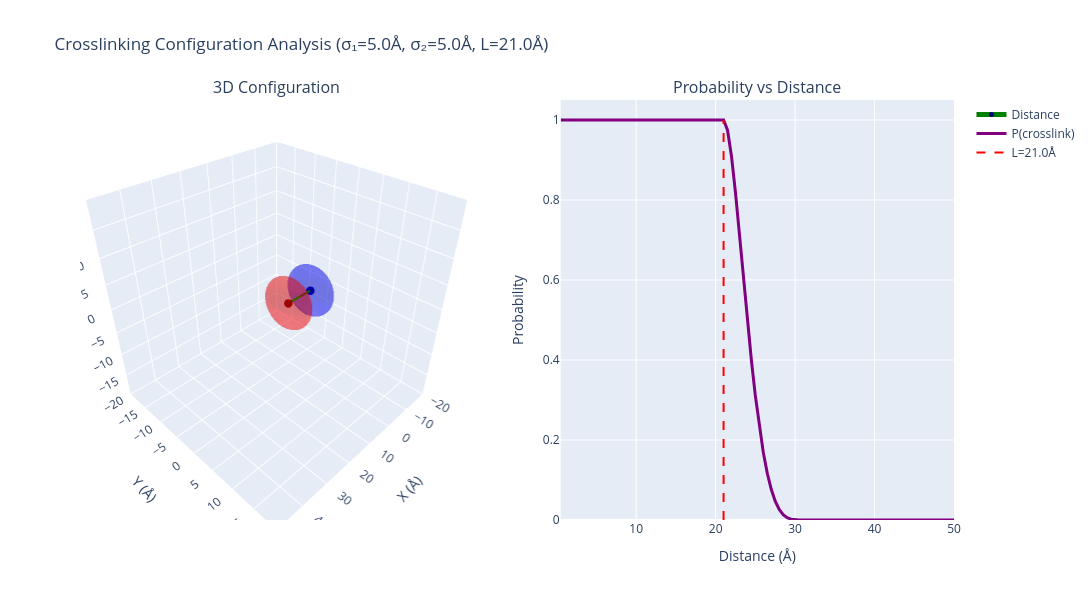

The cell this chart's notebook holds for it:
### Code cell
import IMP
import IMP.core
import IMP.isd
import IMP.test
import pickle
from random import sample
from math import pi, log, exp
import math
import numpy as np


def setupnuisance(m, initialvalue, minvalue, maxvalue, isoptimized=True):

    nuisance = IMP.isd.Scale.setup_particle(IMP.Particle(m), initialvalue)
    if minvalue:
        nuisance.set_lower(minvalue)
    if maxvalue:
        nuisance.set_upper(maxvalue)

    nuisance.set_is_optimized(nuisance.get_nuisance_key(), isoptimized)

    return nuisance


def make_test_restraint():
    m = IMP.Model()
    p1 = IMP.Particle(m)
    p2 = IMP.Particle(m)

    slope = 1.0
    length = 21.0

    xyz1 = IMP.core.XYZ.setup_particle(p1)
    xyz2 = IMP.core.XYZ.setup_particle(p2)

    xyz1.set_coordinates((0, 0, 0))
    xyz2.set_coordinates((10.0, 0, 0))

    sigma1 = setupnuisance(m, 5, 4.99, 5.01, False)
    sigma2 = setupnuisance(m, 5, 4.99, 5.01, False)
    psi = setupnuisance(m, 1.0, 1.0, 1.0, False)

    dr = IMP.isd.CrossLinkMSRestraint(m, length, slope)
    dr.set_weight(0.10)
    dr.set_name("test restraint")
    dr.add_contribution((p1, p2), (sigma1, sigma2), psi)
    return m, p1, p2, sigma1, sigma2, psi, dr

class CrossLinkMS:
    def __init__(self, length, slope):
        self.length = length
        self.slope = slope
        self.pairs = []

    def add_contribution(self, p1, p2, sigma1, sigma2, psi):
        self.pairs.append((p1, p2, sigma1, sigma2, psi))

    def sphere_cap(self, r1, r2, d):
        if d <= abs(r1 - r2):
            return min(4.0 / 3.0 * pi * r1**3,
                       4.0 / 3.0 * pi * r2**3)
        if d >= r1 + r2:
            return 0.0
        return (pi / (12.0 * d) * (r1 + r2 - d)**2 *
                (d*d + 2*d*r1 - 3*r1*r1 + 2*d*r2 + 6*r1*r2 - 3*r2*r2))

    def contributions(self):
        for p1, p2, s1, s2, psi in self.pairs:
            if p1 is not p2:
                dist = IMP.core.get_distance(IMP.core.XYZ(p1), IMP.core.XYZ(p2))
            else:
                dist = 36.0 / 35.0 * IMP.core.XYZR(p1).get_radius()
            dist = max(dist, 1e-4)
            sigmai, sigmaj = s1.get_scale(), s2.get_scale()
            voli = 4.0 / 3.0 * pi * sigmai**3
            volj = 4.0 / 3.0 * pi * sigmaj**3
            if dist < sigmai + sigmaj:
                xlvol = 4.0 / 3.0 * pi * (self.length / 2)**3
                fi = min(voli, xlvol)
                fj = min(volj, xlvol)
            else:
                di = dist - sigmaj - self.length / 2
                dj = dist - sigmai - self.length / 2
                fi = self.sphere_cap(sigmai, self.length / 2, abs(di))
                fj = self.sphere_cap(sigmaj, self.length / 2, abs(dj))
            pofr = fi * fj / (voli * volj)
            yield dist, pofr, psi.get_scale()

    def get_probability(self):
        onemprob = 1.0
        for dist, pofr, psi in self.contributions():
            onemprob *= (1.0 - (psi * (1.0 - pofr) + pofr * (1 - psi))
                         * math.exp(-self.slope * dist))
        return 1.0 - onemprob

m, p1, p2, sigma1, sigma2, psi, dr = make_test_restraint()

py_xl = CrossLinkMS(length=21.0, slope=1.0)
py_xl.add_contribution(p1, p2, sigma1, sigma2, psi)

# Just print pofr for different distances
xyz2 = IMP.core.XYZ(p2)
for sep in [5.0, 10.0, 15.0, 21.0, 22.0, 23.0, 24.0, 25.0, 26.0, 27.0, 28.0, 29.0, 30.0, 31.0, 40.0]:
    xyz2.set_coordinates((sep, 0, 0))
    for dist, pofr, psi_val in py_xl.contributions():
        print(f"separation={sep:.1f} Å  →  pofr={pofr:.6f}")
        
# plot the probability vs distance between the spheres
import matplotlib.pyplot as plt
distances = []
probabilities_cpp = []
probabilities_py = []
for sep in range(1, 51):
    xyz2.set_coordinates((sep, 0, 0))
    distances.append(sep)
    for dist, pofr, psi_val in py_xl.contributions():
        probabilities_py.append(pofr)
plt.plot(distances, probabilities_py, label='Python Implementation', linestyle='-')
plt.xlabel('Distance between spheres (Å)')
plt.ylabel('Cross-linking Probability')
plt.title('Cross-linking Probability vs Distance')
plt.legend()
plt.grid()
plt.show()

# Interactive version: visualize different separations
import plotly.graph_objects as go
from plotly.subplots import make_subplots

def create_interactive_visualization(sigma1=5.0, sigma2=5.0, length=21.0):
    """
    Create interactive plot showing how probability changes with distance.
    """
    # Setup model
    m = IMP.Model()
    p1 = IMP.Particle(m)
    p2 = IMP.Particle(m)
    
    xyz1 = IMP.core.XYZ.setup_particle(p1)
    xyz2 = IMP.core.XYZ.setup_particle(p2)
    xyz1.set_coordinates((0, 0, 0))
    
    s1 = setupnuisance(m, sigma1, sigma1-0.01, sigma1+0.01, False)
    s2 = setupnuisance(m, sigma2, sigma2-0.01, sigma2+0.01, False)
    psi_particle = setupnuisance(m, 1.0, 1.0, 1.0, False)
    
    py_xl = CrossLinkMS(length=length, slope=1.0)
    py_xl.add_contribution(p1, p2, s1, s2, psi_particle)
    
    # Calculate probabilities for different distances
    distances = []
    probabilities = []
    
    for sep in np.linspace(0.5, 50, 100):
        xyz2.set_coordinates((sep, 0, 0))
        for dist, pofr, psi_val in py_xl.contributions():
            distances.append(sep)
            probabilities.append(pofr)
    
    # Create subplots: 3D view + probability curve
    fig = make_subplots(
        rows=1, cols=2,
        specs=[[{'type': 'scatter3d'}, {'type': 'scatter'}]],
        subplot_titles=('3D Configuration', 'Probability vs Distance'),
        column_widths=[0.5, 0.5]
    )
    
    # Select a few representative distances to visualize
    representative_distances = [5.0, 10.0, 15.0, 21.0, 30.0, 40.0, 50.0]
    
    # Create frames for animation
    frames = []
    for sep in representative_distances:
        frame_data = []
        
        # Create spheres for this distance
        r1 = np.array([0, 0, 0])
        r2 = np.array([sep, 0, 0])
        
        # Sphere 1
        u = np.linspace(0, 2 * np.pi, 30)
        v = np.linspace(0, np.pi, 30)
        x1 = sigma1 * np.outer(np.cos(u), np.sin(v)) + r1[0]
        y1 = sigma1 * np.outer(np.sin(u), np.sin(v)) + r1[1]
        z1 = sigma1 * np.outer(np.ones(np.size(u)), np.cos(v)) + r1[2]
        
        frame_data.append(go.Surface(x=x1, y=y1, z=z1, 
                                    colorscale=[[0, 'blue'], [1, 'blue']],
                                    showscale=False, opacity=0.3))
        
        # Sphere 2
        x2 = sigma2 * np.outer(np.cos(u), np.sin(v)) + r2[0]
        y2 = sigma2 * np.outer(np.sin(u), np.sin(v)) + r2[1]
        z2 = sigma2 * np.outer(np.ones(np.size(u)), np.cos(v)) + r2[2]
        
        frame_data.append(go.Surface(x=x2, y=y2, z=z2,
                                    colorscale=[[0, 'red'], [1, 'red']],
                                    showscale=False, opacity=0.3))
        
        # Distance line
        frame_data.append(go.Scatter3d(
            x=[r1[0], r2[0]], y=[r1[1], r2[1]], z=[r1[2], r2[2]],
            mode='lines+markers',
            line=dict(color='green', width=5),
            marker=dict(size=5, color=['darkblue', 'darkred'])
        ))
        
        frames.append(go.Frame(data=frame_data, name=f'd={sep:.1f}'))
    
    # Initial configuration (d=10Å)
    r2_init = np.array([10, 0, 0])
    u = np.linspace(0, 2 * np.pi, 30)
    v = np.linspace(0, np.pi, 30)
    
    x1 = sigma1 * np.outer(np.cos(u), np.sin(v))
    y1 = sigma1 * np.outer(np.sin(u), np.sin(v))
    z1 = sigma1 * np.outer(np.ones(np.size(u)), np.cos(v))
    
    fig.add_trace(go.Surface(x=x1, y=y1, z=z1,
                            colorscale=[[0, 'blue'], [1, 'blue']],
                            showscale=False, opacity=0.3,
                            name='Sphere 1'), row=1, col=1)
    
    x2 = sigma2 * np.outer(np.cos(u), np.sin(v)) + r2_init[0]
    y2 = sigma2 * np.outer(np.sin(u), np.sin(v)) + r2_init[1]
    z2 = sigma2 * np.outer(np.ones(np.size(u)), np.cos(v)) + r2_init[2]
    
    fig.add_trace(go.Surface(x=x2, y=y2, z=z2,
                            colorscale=[[0, 'red'], [1, 'red']],
                            showscale=False, opacity=0.3,
                            name='Sphere 2'), row=1, col=1)
    
    fig.add_trace(go.Scatter3d(
        x=[0, r2_init[0]], y=[0, r2_init[1]], z=[0, r2_init[2]],
        mode='lines+markers',
        line=dict(color='green', width=5),
        marker=dict(size=5, color=['darkblue', 'darkred']),
        name='Distance'), row=1, col=1)
    
    # Add probability curve
    fig.add_trace(go.Scatter(
        x=distances, y=probabilities,
        mode='lines',
        line=dict(color='purple', width=3),
        name='P(crosslink)'), row=1, col=2)
    
    # Add vertical line for crosslinker length
    fig.add_trace(go.Scatter(
        x=[length, length], y=[0, 1],
        mode='lines',
        line=dict(color='red', width=2, dash='dash'),
        name=f'L={length}Å'), row=1, col=2)
    
    # Update layout
    fig.update_layout(
        height=600,
        width=1400,
        title_text=f"Crosslinking Configuration Analysis (σ₁={sigma1:.1f}Å, σ₂={sigma2:.1f}Å, L={length:.1f}Å)",
        showlegend=True
    )
    
    fig.update_scenes(
        aspectmode='cube',
        xaxis=dict(title='X (Å)', range=[-20, 50]),
        yaxis=dict(title='Y (Å)', range=[-20, 20]),
        zaxis=dict(title='Z (Å)', range=[-20, 20])
    )
    
    fig.update_xaxes(title_text="Distance (Å)", row=1, col=2)
    fig.update_yaxes(title_text="Probability", range=[0, 1.05], row=1, col=2)
    
    return fig

# Create and show interactive visualization
fig_interactive = create_interactive_visualization(sigma1=5.0, sigma2=5.0, length=21.0)
fig_interactive.show()

import numpy as np
import matplotlib.pyplot as plt

# Your configuration
p1 = np.array([0.0, 0.0, 0.0])
p2 = np.array([25.0, 0.0, 0.0])
sigma1 = 6.0
sigma2 = 6.0
L = 21.0

# Monte Carlo sampling (TRUE probability)
N = 900000
q1_samples = np.random.normal(p1, sigma1, size=(N, 3))
q2_samples = np.random.normal(p2, sigma2, size=(N, 3))
distances = np.linalg.norm(q1_samples - q2_samples, axis=1)

prob_mc = np.mean(distances < L)

### Figure 1 — Plotly figure (JSON) as saved in the notebook; plotly's stock layout.template omitted (floating-point values rounded to 4 significant figures; data arrays with more than 128 entries replaced by an {"elided": "..."} marker saying what was removed)
{"data": [{"colorscale": [[0, "blue"], [1, "blue"]], "name": "Sphere 1", "opacity": 0.3, "scene": "scene", "showscale": false, "type": "surface", "x": {"elided": "30x30 float values"}, "y": {"elided": "30x30 float values"}, "z": {"elided": "30x30 float values"}}, {"colorscale": [[0, "red"], [1, "red"]], "name": "Sphere 2", "opacity": 0.3, "scene": "scene", "showscale": false, "type": "surface", "x": {"elided": "30x30 float values"}, "y": {"elided": "30x30 float values"}, "z": {"elided": "30x30 float values"}}, {"line": {"color": "green", "width": 5}, "marker": {"color": ["darkblue", "darkred"], "size": 5}, "mode": "lines+markers", "name": "Distance", "scene": "scene", "type": "scatter3d", "x": [0, 10], "y": [0, 0], "z": [0, 0]}, {"line": {"color": "purple", "width": 3}, "mode": "lines", "name": "P(crosslink)", "type": "scatter", "x": [0.5, 1, 1.5, 2, 2.5, 3, 3.5, 4, 4.5, 5, 5.5, 6, 6.5, 7, 7.5, 8, 8.5, 9, 9.5, 10, 10.5, 11, 11.5, 12, 12.5, 13, 13.5, 14, 14.5, 15, 15.5, 16, 16.5, 17, 17.5, 18, 18.5, 19, 19.5, 20, 20.5, 21, 21.5, 22, 22.5, 23, 23.5, 24, 24.5, 25, 25.5, 26, 26.5, 27, 27.5, 28, 28.5, 29, 29.5, 30, 30.5, 31, 31.5, 32, 32.5, 33, 33.5, 34, 34.5, 35, 35.5, 36, 36.5, 37, 37.5, 38, 38.5, 39, 39.5, 40, 40.5, 41, 41.5, 42, 42.5, 43, 43.5, 44, 44.5, 45, 45.5, 46, 46.5, 47, 47.5, 48, 48.5, 49, 49.5, 50], "xaxis": "x", "y": [1, 1, 1, 1, 1, 1, 1, 1, 1, 1, 1, 1, 1, 1, 1, 1, 1, 1, 1, 1, 1, 1, 1, 1, 1, 1, 1, 1, 1, 1, 1, 1, 1, 1, 1, 1, 1, 1, 1, 1, 1, 1, 0.9744, 0.9088, 0.818, 0.7137, 0.605, 0.4987, 0.3994, 0.3103, 0.2332, 0.1687, 0.1168, 0.07666, 0.04711, 0.0266, 0.01338, 0.005709, 0.001878, 0.000385, 2.494e-05, 0, 0, 0, 0, 0, 0, 0, 0, 0, 0, 0, 0, 0, 0, 0, 0, 0, 0, 0, 0, 0, 0, 0, 0, 0, 0, 0, 0, 0, 0, 0, 0, 0, 0, 0, 0, 0, 0, 0], "yaxis": "y"}, {"line": {"color": "red", "dash": "dash", "width": 2}, "mode": "lines", "name": "L=21.0Å", "type": "scatter", "x": [21, 21], "xaxis": "x", "y": [0, 1], "yaxis": "y"}], "layout": {"annotations": [{"font": {"size": 16}, "showarrow": false, "text": "3D Configuration", "x": 0.225, "xanchor": "center", "xref": "paper", "y": 1, "yanchor": "bottom", "yref": "paper"}, {"font": {"size": 16}, "showarrow": false, "text": "Probability vs Distance", "x": 0.775, "xanchor": "center", "xref": "paper", "y": 1, "yanchor": "bottom", "yref": "paper"}], "height": 600, "scene": {"aspectmode": "cube", "domain": {"x": [0, 0.45], "y": [0, 1]}, "xaxis": {"range": [-20, 50], "title": {"text": "X (Å)"}}, "yaxis": {"range": [-20, 20], "title": {"text": "Y (Å)"}}, "zaxis": {"range": [-20, 20], "title": {"text": "Z (Å)"}}}, "showlegend": true, "title": {"text": "Crosslinking Configuration Analysis (σ₁=5.0Å, σ₂=5.0Å, L=21.0Å)"}, "width": 1400, "xaxis": {"anchor": "y", "domain": [0.55, 1], "title": {"text": "Distance (Å)"}}, "yaxis": {"anchor": "x", "domain": [0, 1], "range": [0, 1.05], "title": {"text": "Probability"}}}}
